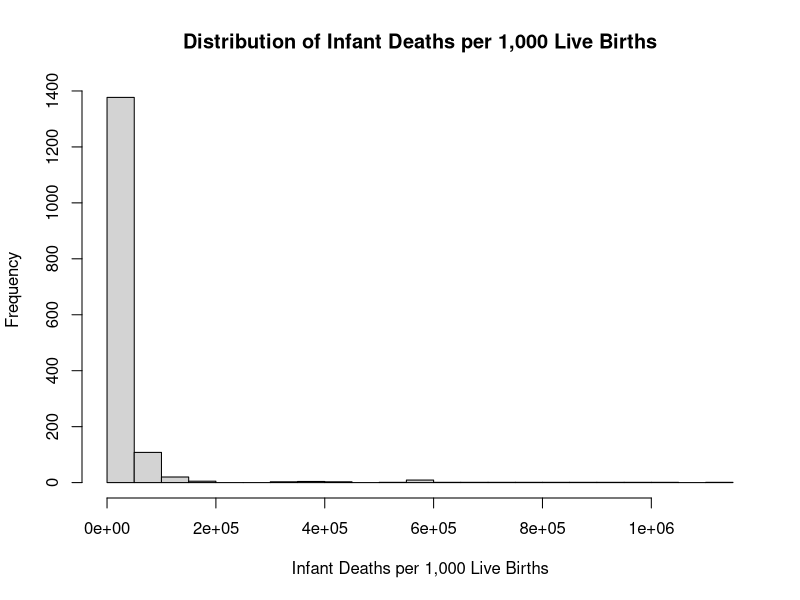

Write the R code that produced this figure. (Note: this script raises an error after producing the figure.)
## ---- chunk 1
# Load required packages
library(survival)
library(ggplot2)
library(dplyr)
library(tidyr)
library(corrplot)
library(survminer)
## ---- chunk 2
# Step 1: Data Preparation
# Assuming data is in a file called "global_health_data.csv"
data <- read.csv("global_health.csv")
## ---- chunk 3
# Check data structure
str(data)
summary(data)
## ---- chunk 4
# Filling NAs with group mean for numeric columns only
data_filled <- data %>%
  select(Country, Life_Expectancy, Life_Expectancy_Female, Life_Expectancy_Male, GDP_Per_Capita, Unemployment_Rate, Safe_Water_Access_Percent, Urban_Population_Percent, Year, Immunization_Rate, Air_Pollution, Infant_Deaths) %>%
  group_by(Country) %>%
  mutate(across(where(is.numeric), ~ ifelse(is.na(.), mean(., na.rm = TRUE), .))) %>%
  ungroup()

summary(data_filled)
## ---- chunk 5
df_complete <- data_filled[complete.cases(data_filled), ]
View(df_complete)
## ---- chunk 6
df_complete %>%
  group_by(Country) %>%
  summarise(count = n())
## ---- chunk 7
# Create categorical variables from continuous ones
# Income level categories based on GDP_Per_Capita
df_complete <- df_complete %>%
  mutate(
    Income_Level = case_when(
      GDP_Per_Capita <= quantile(GDP_Per_Capita, 0.25) ~ "Low",
      GDP_Per_Capita <= quantile(GDP_Per_Capita, 0.50) ~ "Low-mid",
      GDP_Per_Capita <= quantile(GDP_Per_Capita, 0.75) ~ "Upper-mid",
      TRUE ~ "High"
    )
  )
## ---- chunk 8
df_complete$Income_Level <- factor(df_complete$Income_Level, levels = c("Low", "Low-mid", "Upper-mid", "High"))
## ---- chunk 9
# Examine the distribution of infant deaths
hist(df_complete$Infant_Deaths, breaks = 30, 
     main = "Distribution of Infant Deaths per 1,000 Live Births",
     xlab = "Infant Deaths per 1,000 Live Births")
## ---- chunk 10
r = 12
## ---- chunk 11
# Summary statistics by categorical variables
df_complete %>%
  group_by(Income_Level) %>%
  summarize(
    mean_infant_deaths = mean(Infant_Deaths),
    median_infant_deaths = median(Infant_Deaths),
    count = n()
  )
## ---- chunk 12
# Correlation matrix of key continuous explanatory variables
explanatory_vars <- df_complete %>%
  select(Infant_Deaths, Fertility_Rate, Water_Access_Percent, Unemployment_Rate, GDP_Per_Capita, Immunization_Rate, Air_Pollution, Safe_Water_Access_Percent)

cor_matrix <- cor(explanatory_vars, use = "complete.obs")
corrplot(cor_matrix, method = "circle")
## ---- chunk 13
# Visualize infant mortality trends over time by income level
ggplot(df_complete, aes(x = Year, y = Infant_Deaths, group = Country, color = Income_Level)) +
  geom_line(alpha = 0.5) +
  facet_wrap(~ Income_Level) +
  theme_minimal() +
  labs(title = "Infant Mortality Trends by Income Level (2012-2021)",
       x = "Year", y = "Infant Deaths per 1,000 Live Births")
## ---- chunk 14
# Handle missing values
data <- data %>%
  # Impute missing values or remove rows with missing values
  na.omit()
## ---- chunk 15
# Create categorical variables from continuous ones
# Income level categories based on GDP_Per_Capita
data <- data %>%
  mutate(
    Income_Level = case_when(
      GDP_Per_Capita <= quantile(GDP_Per_Capita, 0.25) ~ "Low",
      GDP_Per_Capita <= quantile(GDP_Per_Capita, 0.75) ~ "Medium",
      TRUE ~ "High"
    ),
    # Healthcare system categories based on hospital beds and sanitary expense
    Healthcare_System = case_when(
      Hospital_Beds_Per_1000 <= median(Hospital_Beds_Per_1000) & 
        Sanitary_Expense_Per_GDP <= median(Sanitary_Expense_Per_GDP) ~ "Limited",
      Hospital_Beds_Per_1000 > median(Hospital_Beds_Per_1000) & 
        Sanitary_Expense_Per_GDP > median(Sanitary_Expense_Per_GDP) ~ "Advanced",
      TRUE ~ "Developing"
    ),
    # Water and sanitation categories
    WASH_Status = case_when(
      Water_Access_Percent >= 90 & Safe_Water_Access_Percent >= 90 ~ "Good",
      Water_Access_Percent >= 70 & Safe_Water_Access_Percent >= 70 ~ "Adequate",
      TRUE ~ "Poor"
    )
  )
## ---- chunk 16
# Convert categorical variables to factors
data$Income_Level <- factor(data$Income_Level, levels = c("Low", "Medium", "High"))
data$Healthcare_System <- factor(data$Healthcare_System, levels = c("Limited", "Developing", "Advanced"))
data$WASH_Status <- factor(data$WASH_Status, levels = c("Poor", "Adequate", "Good"))
## ---- chunk 17
# Step 2: Preliminary Analysis
# Summary statistics
summary(data$Infant_Deaths)
## ---- chunk 18
# Examine the distribution of infant deaths
hist(data$Infant_Deaths, breaks = 30, 
     main = "Distribution of Infant Deaths per 1,000 Live Births",
     xlab = "Infant Deaths per 1,000 Live Births")
## ---- chunk 19
# Summary statistics by categorical variables
data %>%
  group_by(Income_Level) %>%
  summarize(
    mean_infant_deaths = mean(Infant_Deaths),
    median_infant_deaths = median(Infant_Deaths),
    count = n()
  )

data %>%
  group_by(Healthcare_System) %>%
  summarize(
    mean_infant_deaths = mean(Infant_Deaths),
    median_infant_deaths = median(Infant_Deaths),
    count = n()
  )

data %>%
  group_by(WASH_Status) %>%
  summarize(
    mean_infant_deaths = mean(Infant_Deaths),
    median_infant_deaths = median(Infant_Deaths),
    count = n()
  )
## ---- chunk 20
# Correlation matrix of key continuous explanatory variables
explanatory_vars <- data %>%
  select(GDP_Per_Capita, Urban_Population_Percent, 
         Water_Access_Percent, Safe_Water_Access_Percent,
         Unemployment_Rate, Sanitary_Expense_Per_GDP, 
         Life_Expectancy, Hospital_Beds_Per_1000,
         Immunization_Rate, Air_Pollution)

cor_matrix <- cor(explanatory_vars, use = "complete.obs")
corrplot(cor_matrix, method = "circle")
## ---- chunk 21
# Visualize infant mortality trends over time by income level
ggplot(data, aes(x = Year, y = Infant_Deaths, group = Country, color = Income_Level)) +
  geom_line(alpha = 0.5) +
  facet_wrap(~ Income_Level) +
  theme_minimal() +
  labs(title = "Infant Mortality Trends by Income Level (2012-2021)",
       x = "Year", y = "Infant Deaths per 1,000 Live Births")
## ---- chunk 22
summary(data$Infant_Deaths)
## ---- chunk 23

## ---- chunk 24
# Step 3: Cox Regression Model Setup
# For infant mortality, we need to set up the data for survival analysis
# We'll create a binary event indicator for high infant mortality (above median)
median_mortality <- mean(data$Infant_Deaths)
data$high_infant_mortality <- ifelse(data$Infant_Deaths > median_mortality, 1, 0)

# Create survival time (years from start of study)
data$study_time <- data$Year - min(data$Year) + 1

# Create survival object
surv_obj <- Surv(time = data$study_time, event = data$high_infant_mortality)

# Step 4: Model Building
# Univariate Cox models for continuous variables
uni_model_gdp <- coxph(surv_obj ~ GDP_Per_Capita, data = data)
uni_model_urban <- coxph(surv_obj ~ Urban_Population_Percent, data = data)
uni_model_water <- coxph(surv_obj ~ Water_Access_Percent, data = data)
uni_model_safewater <- coxph(surv_obj ~ Safe_Water_Access_Percent, data = data)
uni_model_beds <- coxph(surv_obj ~ Hospital_Beds_Per_1000, data = data)
uni_model_immun <- coxph(surv_obj ~ Immunization_Rate, data = data)
uni_model_pollution <- coxph(surv_obj ~ Air_Pollution, data = data)

# Univariate Cox models for categorical variables
uni_model_income <- coxph(surv_obj ~ Income_Level, data = data)
uni_model_healthcare <- coxph(surv_obj ~ Healthcare_System, data = data)
uni_model_wash <- coxph(surv_obj ~ WASH_Status, data = data)

# Summarize univariate models
print("GDP Per Capita:")
summary(uni_model_gdp)

print("Urban Population Percentage:")
summary(uni_model_urban)

print("Water Access Percentage:")
summary(uni_model_water)

print("Safe Water Access Percentage:")
summary(uni_model_safewater)

print("Hospital Beds Per 1000:")
summary(uni_model_beds)

print("Immunization Rate:")
summary(uni_model_immun)

print("Air Pollution:")
summary(uni_model_pollution)

print("Income Level:")
summary(uni_model_income)

print("Healthcare System:")
summary(uni_model_healthcare)

print("WASH Status:")
summary(uni_model_wash)
## ---- chunk 25
# Multivariate Cox model with both continuous and categorical variables
multi_model <- coxph(surv_obj ~ GDP_Per_Capita + 
                     Safe_Water_Access_Percent + Hospital_Beds_Per_1000 + 
                     Immunization_Rate + Air_Pollution + 
                     Income_Level + Healthcare_System, data = data)

# Summarize multivariate model
summary(multi_model)
## ---- chunk 26
# Step 5: Model Refinement
# Check proportional hazards assumption
test_ph <- cox.zph(multi_model)
print(test_ph)
plot(test_ph)
## ---- chunk 27
# If violations are found, consider time-dependent covariates
# Example for GDP per capita if it violates proportional hazards
data$gdp_time <- data$GDP_Per_Capita * log(data$study_time)

time_dependent_model <- coxph(surv_obj ~ Urban_Population_Percent + 
                            Safe_Water_Access_Percent + Hospital_Beds_Per_1000 + 
                            Immunization_Rate + Air_Pollution + 
                            Income_Level + Healthcare_System + WASH_Status +
                            gdp_time , data = data)
## ---- chunk 28
# Compare models using AIC
AIC(multi_model)
AIC(time_dependent_model)
## ---- chunk 29
# Define the full model with all potential predictors and key interactions
full_model <- coxph(surv_obj ~ GDP_Per_Capita + Urban_Population_Percent + 
                    Water_Access_Percent + Safe_Water_Access_Percent +
                    Unemployment_Rate + Sanitary_Expense_Per_GDP + 
                    Hospital_Beds_Per_1000 + Immunization_Rate + Air_Pollution +
                    Income_Level + Healthcare_System + WASH_Status +
                    # Add interactions between economic and healthcare factors
                    GDP_Per_Capita:Healthcare_System +
                    # Add interactions between economic and water/sanitation factors
                    Income_Level:WASH_Status +
                    # Add interactions between healthcare system and immunization
                    Healthcare_System:Immunization_Rate +
                    # Add interaction between urbanization and water access
                    Urban_Population_Percent:Water_Access_Percent +
                    # Add interaction between air pollution and healthcare system
                    Air_Pollution:Healthcare_System,
                    data = data)
## ---- chunk 30
# Step 1: Backward Stepwise Selection
# Start with the full model and remove variables one by one
backward_model <- step(full_model, direction = "backward", trace = TRUE)
summary(backward_model)

## ---- chunk 31

# Step 2: Forward Stepwise Selection
# Start with a null model and add variables one by one
null_model <- coxph(surv_obj ~ 1, data = data)
forward_model <- step(null_model, 
                     scope = list(lower = ~1, 
                                 upper = ~GDP_Per_Capita + Urban_Population_Percent + 
                                         Water_Access_Percent + Safe_Water_Access_Percent +
                                         Unemployment_Rate + Sanitary_Expense_Per_GDP + 
                                         Hospital_Beds_Per_1000 + Immunization_Rate + Air_Pollution +
                                         Income_Level + Healthcare_System + WASH_Status +
                                         GDP_Per_Capita:Healthcare_System +
                                         Income_Level:WASH_Status +
                                         Healthcare_System:Immunization_Rate +
                                         Urban_Population_Percent:Water_Access_Percent +
                                         Air_Pollution:Healthcare_System),
                     direction = "forward", trace = TRUE)
summary(forward_model)

## ---- chunk 32

# Step 3: Bidirectional Stepwise Selection (both forward and backward)
# This is often the most comprehensive approach
both_model <- step(null_model, 
                  scope = list(lower = ~1, 
                              upper = ~GDP_Per_Capita + Urban_Population_Percent + 
                                      Water_Access_Percent + Safe_Water_Access_Percent +
                                      Unemployment_Rate + Sanitary_Expense_Per_GDP + 
                                      Hospital_Beds_Per_1000 + Immunization_Rate + Air_Pollution +
                                      Income_Level + Healthcare_System + WASH_Status +
                                      GDP_Per_Capita:Healthcare_System +
                                      Income_Level:WASH_Status +
                                      Healthcare_System:Immunization_Rate +
                                      Urban_Population_Percent:Water_Access_Percent +
                                      Air_Pollution:Healthcare_System),
                  direction = "both", trace = TRUE)

summary(both_model)
## ---- chunk 33
# Compare AIC values of the three stepwise models
AIC_comparison <- data.frame(
  Model = c("Backward", "Forward", "Both"),
  AIC = c(AIC(backward_model), AIC(forward_model), AIC(both_model))
)
print(AIC_comparison)
## ---- chunk 34
# Assess final model fit
best_model <- backward_model  # Or whichever has the lowest AIC
test_ph <- cox.zph(best_model)
print(test_ph)
plot(test_ph)
